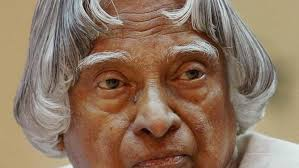
#> input picture images/Abdul Kalam 1.jpeg, 299 x 168 px; its folder holds 4 pictures in this run
$ python dynamic_time_warping.py
#> lines starting #> are read from the running program, lines starting #| are printed output that depends on the picture; after the words box and inside, x2 and y2 are one past the last pixel; in counts of white or black regions, pixels touching at a corner belong together
import cv2
import os
import pandas as pd
from fastdtw import fastdtw
import numpy as np
import matplotlib.pyplot as plt
import tkinter as tk
from tkinter import filedialog
from tkinter import messagebox
from tkinter import PhotoImage
from tkinter import filedialog
from PIL import Image, ImageTk
import shutil


# Create the main application window
app = tk.Tk()
app.title("Shape Matching Application")
# Get the screen width and height
screen_width = app.winfo_screenwidth()
screen_height = app.winfo_screenheight()
# Set the window size to fit the screen
app.geometry(f"{screen_width}x{screen_height}")

# Create a Text widget for displaying text
text_widget = tk.Text(app, wrap=tk.WORD)
text_widget.pack(fill=tk.BOTH, expand=True)

# Insert text into the Text widget
text_widget.insert(tk.END, "Shape Matching with Dynamic Time Warping\n", ("main_heading",))

text_widget.insert(tk.END, "Project Overview:\n", ("sub_heading",))
text_widget.insert(tk.END, "The Dynamic Time Warping-Based Shape Matching for Computer Vision project is a significant exploration into the realm of computer vision and pattern recognition. This research focuses on the development of an intelligent system capable of identifying similarities and correspondences between two shapes within digital images. Shape matching is a fundamental task with widespread applications, including image recognition, object tracking, and gesture recognition. To address this challenge, the project leverages the Dynamic Time Warping (DTW) algorithm, a powerful technique that enables precise matching even when shapes are subject to variations in speed or scale.\n\n")

text_widget.insert(tk.END, "Key Contributions:\n", ("sub_heading",))
text_widget.insert(tk.END, "This project contributes to the academic community by demonstrating the practical application of DTW in real-world scenarios. It showcases the importance of shape matching in computer vision and highlights the versatility of DTW in handling complex shape variations. By providing a user-friendly graphical interface, the project bridges the gap between sophisticated algorithms and end-users, making shape matching accessible to a broader audience. Additionally, the system's ability to generate visual representations of matching results and store data in Excel files enhances its utility for research and analysis in computer vision studies.\n\n")

text_widget.insert(tk.END, "Significance:\n", ("sub_heading",))
text_widget.insert(tk.END, "The project's significance lies in its potential to advance various domains within computer vision. Researchers, practitioners, and students can benefit from the project's insights into shape matching methodologies and its user-friendly interface for experimentation. Moreover, the academic community can explore and extend the project's capabilities, fostering innovation in computer vision applications. Ultimately, the project contributes to the broader goal of harnessing advanced algorithms like DTW for practical, real-world solutions in the field of computer vision")


# Configure text tags for formatting
text_widget.tag_configure("main_heading", font=("Helvetica", 20, "bold"))
text_widget.tag_configure("sub_heading", font=("Helvetica", 16, "underline"))

# Create a label for displaying the matched image with a placeholder text
image_label = tk.Label(app, text="press the below Upload Image button to upload the input image")
image_label.pack()

# Create an "Upload Image" button
upload_button = tk.Button(app, text="Upload Image")
upload_button.pack()

# Create a folder to store the output images
output_folder = 'output_images'
os.makedirs(output_folder, exist_ok=True)

# Create a folder to store the output graphs
output_graph_folder = 'output_Graph'
os.makedirs(output_graph_folder, exist_ok=True)


# Load the pre-trained face detection model
face_cascade = cv2.CascadeClassifier('haarcascade_frontalface_default.xml')
photo_name = "Sundar Pichai"

# Create an empty list to store the data frames
data_frames = []

# Function to perform DTW shape matching and visualize the result
# [8 lines left out: function shape_matching_with_visualization, not called in this run]

# Function to save the binary data to an Excel file
def save_data_to_excel(data_frames, output_file):
    data = pd.concat(data_frames, ignore_index=True)
    data.to_excel(output_file, index=False)

# Function to perform DTW shape matching
# [8 lines left out: function shape_matching, not called in this run]

# Load and preprocess the template sequences for shape matching
template_sequences = {}

# Iterate over the images in the 'images' folder
for filename in os.listdir('images'):
    if filename.endswith('.jpg') or filename.endswith('.jpeg') or filename.endswith('.png'):
        # Load the image
        image_path = os.path.join('images', filename)
        template_image = cv2.imread(image_path)
#> template_image is the input picture: shape (168, 299, 3); mean B, G, R 95.1, 116.1, 141.6
        template_gray = cv2.cvtColor(template_image, cv2.COLOR_BGR2GRAY)
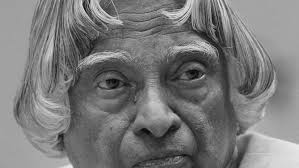
#> template_gray: shape (168, 299); min 2, max 236, mean 121.4

        # Extract the contour of the template image
        contour, _ = cv2.findContours(template_gray, cv2.RETR_EXTERNAL, cv2.CHAIN_APPROX_SIMPLE)
#> contour = [[[0, 0], [0, 167], [298, 167], [298, 0]]]
        template_sequence = np.squeeze(contour)
#> template_sequence = [[0, 0], [0, 167], [298, 167], [298, 0]]
        template_sequences[filename] = template_sequence
#> pass 2 of the loop `for filename in os.listdir('images'):`:
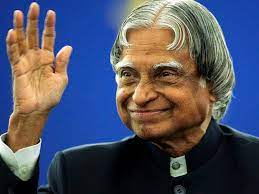
#> input picture images/Abdul Kalam 2.jpeg, 259 x 194 px
#> template_image is the input picture: shape (194, 259, 3); mean B, G, R 99.6, 81.5, 78.5
#> `template_gray = cv2.cvtColor(template_image, cv2.COLOR_BGR2GRAY)`:
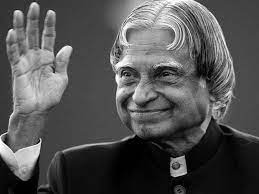
#> template_gray: shape (194, 259); min 0, max 255, mean 82.7
#> contour = 1 contour; box (x1, y1, x2, y2) and area: (0, 0, 259, 194) 49785
#> template_sequence = [[0, 0], [0, 193], [23, 193], [23, 192], [24, 191], [27, 191], [28, 192], [28, 193], [258, 193], [258, 0]]
#> pass 3 of the loop `for filename in os.listdir('images'):`:
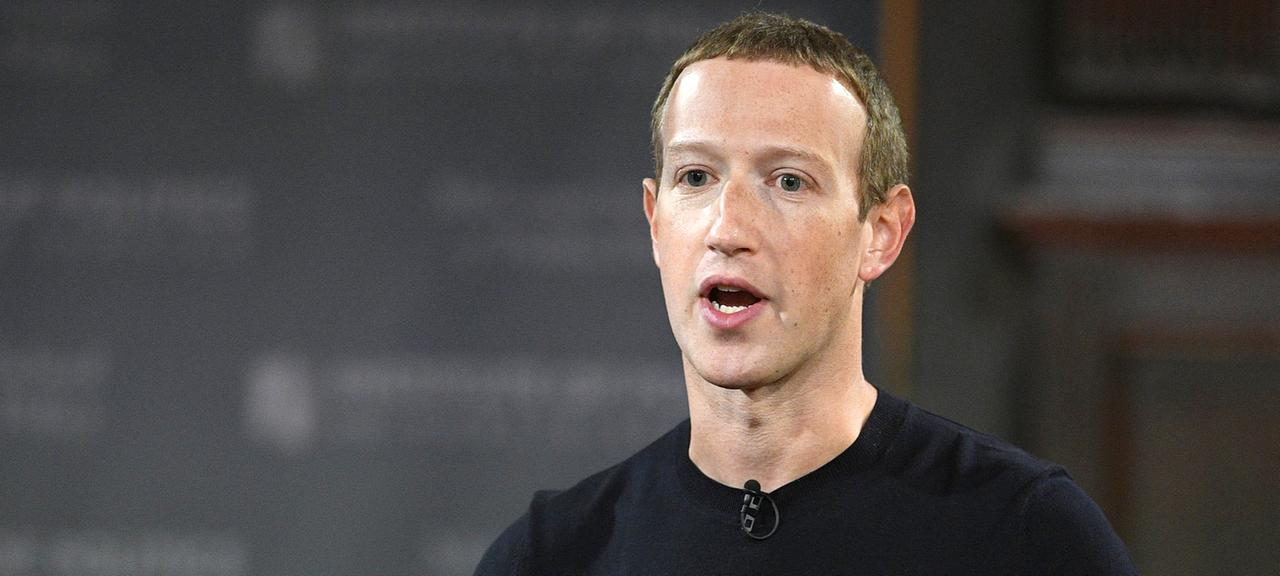
#> input picture images/Mark 4.jpg, 1280 x 576 px
#> template_image is the input picture: shape (576, 1280, 3); mean B, G, R 71, 72.9, 78.1
#> `template_gray = cv2.cvtColor(template_image, cv2.COLOR_BGR2GRAY)`:
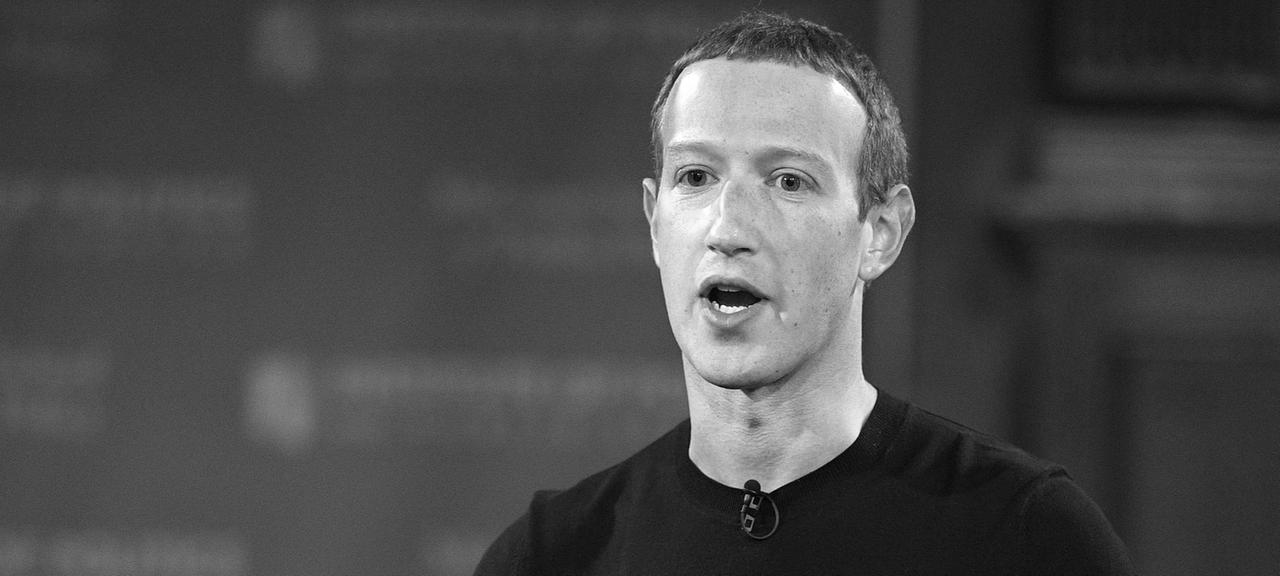
#> template_gray: shape (576, 1280); min 0, max 255, mean 74.2
#> contour = [[[0, 0], [0, 575], [1279, 575], [1279, 0]]]
#> template_sequence = [[0, 0], [0, 575], [1279, 575], [1279, 0]]
#> the loop made 4 passes; the first 3 are shown


# Function to handle shape matching
# [107 lines left out: functions match_shape, upload_image, not called in this run]

# Create an "Upload Image" button
upload_button.config(command=upload_image)

# Create a label for displaying the matching results
matching_results_text = tk.Text(app, wrap=tk.WORD)
matching_results_text.pack(fill=tk.BOTH, expand=True)

# Create a label for displaying the graph image
graph_label = tk.Label(app, text="Matching Graph")
graph_label.pack()

# Start the main tkinter event loop
app.mainloop()
